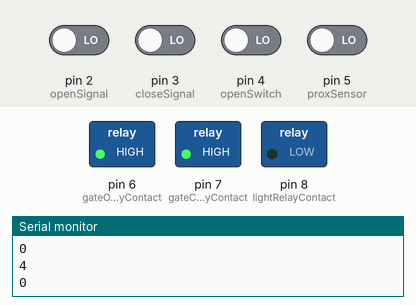
Recording of a sketch running on a simulated Arduino Uno, built with avr-gcc and run on an emulated ATmega328P. On the bench: switched loads named in the sketch (green lamp = pin HIGH), the last lines printed to the serial monitor. Dashed ring = blinking. The test bench sets the inputs (shaded band); at power-on: pin 2 (openSignal), pin 3 (closeSignal), pin 4 (openSwitch), pin 5 (proxSensor) LOW.

Above: at 1.2 s.
1.3 s: pin 2 (openSignal) driven HIGH
At 2.3 s:
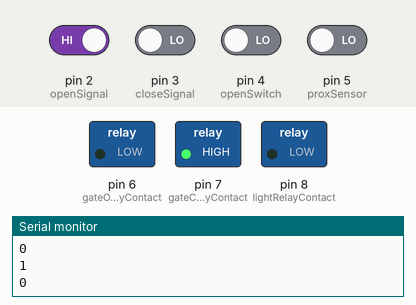
2.8 s: pin 3 (closeSignal) driven HIGH
At 2.98 s:
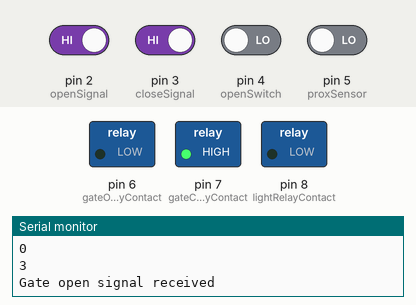
5.8 s: pin 3 (closeSignal) driven LOW
At 6.8 s:
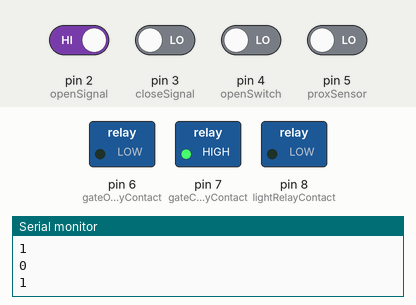
7.3 s: pin 2 (openSignal) driven LOW and pin 3 (closeSignal) driven HIGH and pin 4 (openSwitch) driven HIGH and pin 5 (proxSensor) driven HIGH
At 8.8 s:
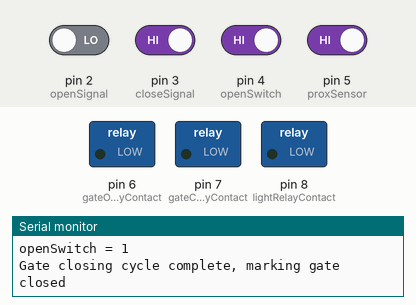
10.3 s: pin 2 (openSignal) driven HIGH
At 12.4 s:
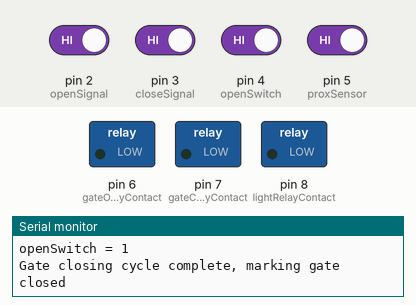
13.0 s: pin 2 (openSignal) driven LOW
At 16.7 s:
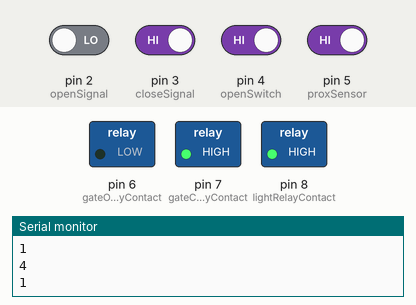
Timing chart, 0 to 17.0 s (numbered marks = the images above; inputs shaded):
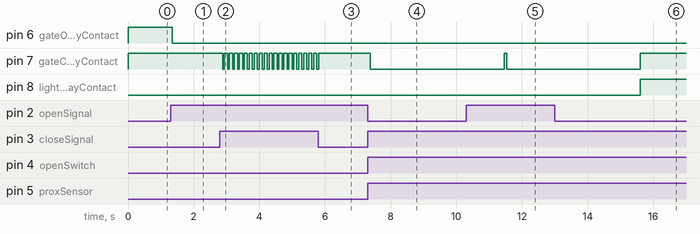

Measured:
- after the input at 1.3 s, pin 6 (gateOpenRelayContact): HIGH → LOW after 0.05 s
- after the input at 2.8 s, pin 7 (gateCloseRelayContact): alternates HIGH for 0.10 s and LOW for 0.05 s, starting after 0.09 s
- after the input at 5.8 s, pin 7 (gateCloseRelayContact): goes on until 5.8 s, then stays HIGH
- after the input at 7.3 s, pin 7 (gateCloseRelayContact): HIGH → LOW after 0.09 s
- after the input at 10.3 s, pin 8 (lightRelayContact): stays LOW (without the input it goes to HIGH after 1.2 s)
- after the input at 13.0 s, pin 7 (gateCloseRelayContact): goes on until 15.6 s, then stays HIGH; pin 8 (lightRelayContact): LOW → HIGH after 2.6 s

The sketch:

dec07a.ino
```cpp
//  12/7/2020 Jason Marshall
const int openSignal = 2;
const int closeSignal = 3;
const int openSwitch = 4;
const int proxSensor = 5;
const int gateOpenRelayContact = 6;
const int gateCloseRelayContact = 7;
const int lightRelayContact = 8;
long unsigned startOpenMillis = 0;
long unsigned startCounter = 0;
int debug = 1;
int position = 4;
/*
 * 1= opening
 * 2= open
 * 3= closing
 * 4= closed
 */
void setup()
{
  pinMode(gateOpenRelayContact, OUTPUT);
  pinMode(gateCloseRelayContact, OUTPUT);
  pinMode(lightRelayContact, OUTPUT);
  pinMode(openSwitch, INPUT);
  pinMode(openSignal, INPUT);
  pinMode(closeSignal, INPUT);
  pinMode(proxSensor, INPUT);
  digitalWrite(gateCloseRelayContact, HIGH);
  digitalWrite(gateOpenRelayContact, HIGH);
  digitalWrite(lightRelayContact, LOW);
  digitalWrite(openSwitch, LOW);
  position = 4;
  Serial.begin(9600);
}

int openGate(){
  if (debug = 1){
    Serial.println("Open Gate Started");
  }
  if (digitalRead(gateCloseRelayContact) == LOW){
    digitalWrite(gateCloseRelayContact, HIGH);
  }
  digitalWrite(gateOpenRelayContact, LOW);
  startOpenMillis = millis();
  startCounter = millis();
  Serial.println("openGate " + digitalRead(lightRelayContact));
  digitalWrite(lightRelayContact, LOW);
  return 1;
}

int closeGate(){
  if (debug = 1){
    Serial.println("Close Gate Started");
    Serial.println(gateCloseRelayContact);
  }
  if (digitalRead(gateOpenRelayContact == LOW)){
    digitalWrite(gateOpenRelayContact, HIGH);
  }
  digitalWrite(gateCloseRelayContact, LOW);
  digitalWrite(lightRelayContact, LOW);
  return 3;
}

// main loop
void loop(){
if (position == 1 && (millis() - startOpenMillis > 18000)){
  if (debug = 1){
    Serial.println("Open cycle complete, marking gate open");
    }
  digitalWrite(gateOpenRelayContact, HIGH);
  position = 2;
  digitalWrite(lightRelayContact, LOW);
}
if (position == 3 && digitalRead(openSwitch) == HIGH){
  if (debug == 1){
    Serial.println("openSwitch = " + String(digitalRead(openSwitch)));
    Serial.println("Gate closing cycle complete, marking gate closed");
  }
  delay(4000);
  digitalWrite(gateCloseRelayContact, HIGH);
  position = 4;
  digitalWrite(lightRelayContact, HIGH);
}

// monitor for remote open signal
if ((digitalRead(openSignal) == HIGH) && (position == 3 || position == 4)) {
  if (debug == 1){
    Serial.println("Gate open signal received");
  }
  position = openGate();
}

// monitor for remote close signal
if (digitalRead(closeSignal) == HIGH && (position == 1 || position == 2)) {
  if (debug == 1){
    Serial.println("closeSignal = " + String(digitalRead(closeSignal)));
    Serial.println("position = " + position);
    Serial.println("Remote close signal recieved");
    }
  position = closeGate();
}

// Proximity sensor

//Serial.println("proxSignal = " + digitalRead(proxSensor));
 if (digitalRead(proxSensor) == HIGH && (position == 3 && position == 4)) {
   if (debug == 1){
    Serial.println("proxSignal = " + digitalRead(proxSensor));
    Serial.println("position = " + position);
    Serial.println("Prox sensor open recieved");
    }position = openGate();
  }

// Auto close
if (position == 2){
  if (millis() - startCounter > 120000){ // change back to 120000 later
    if (debug == 1){
      Serial.println("Auto close time exceeded");
    }
    position = closeGate();
    }
  }
// Turn light off
Serial.println(digitalRead(lightRelayContact));
Serial.println(position);
if (digitalRead(lightRelayContact) == HIGH && position == 4){
  digitalWrite(lightRelayContact, HIGH);
  }
}
```
